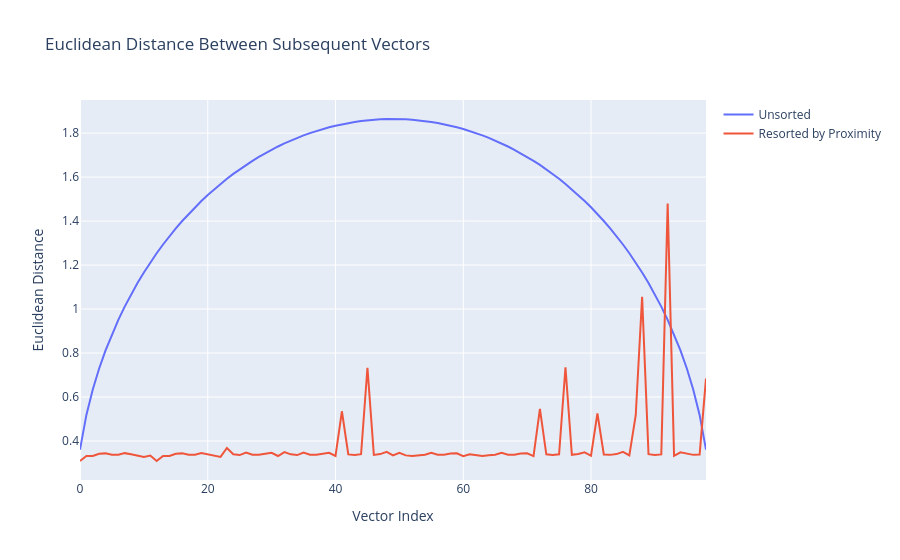
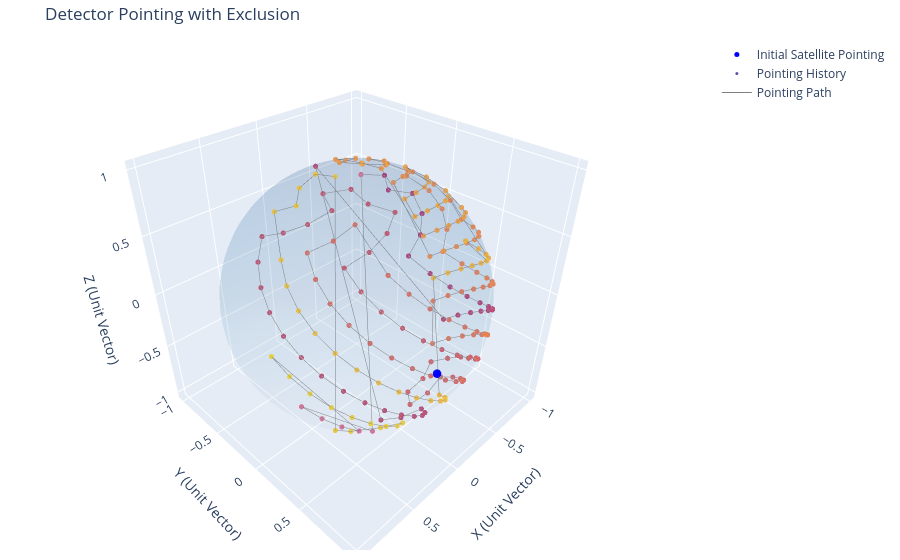
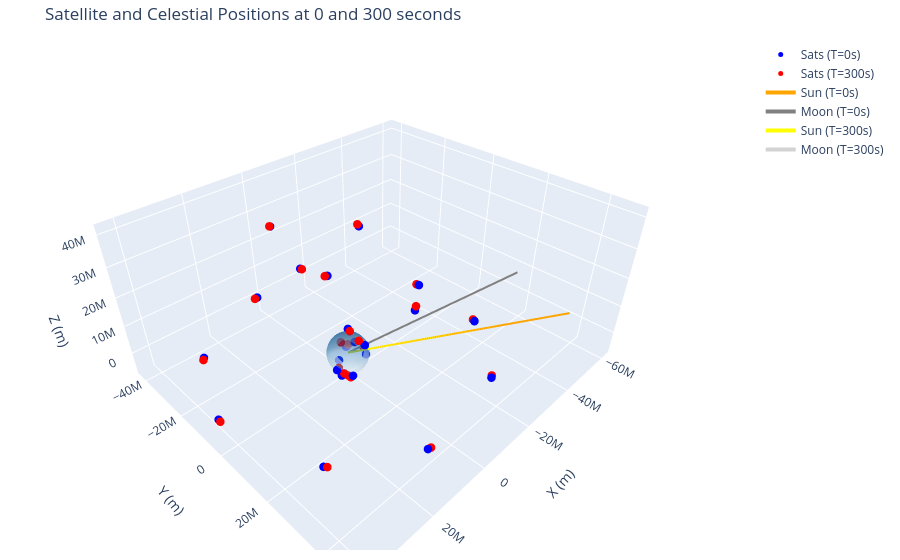
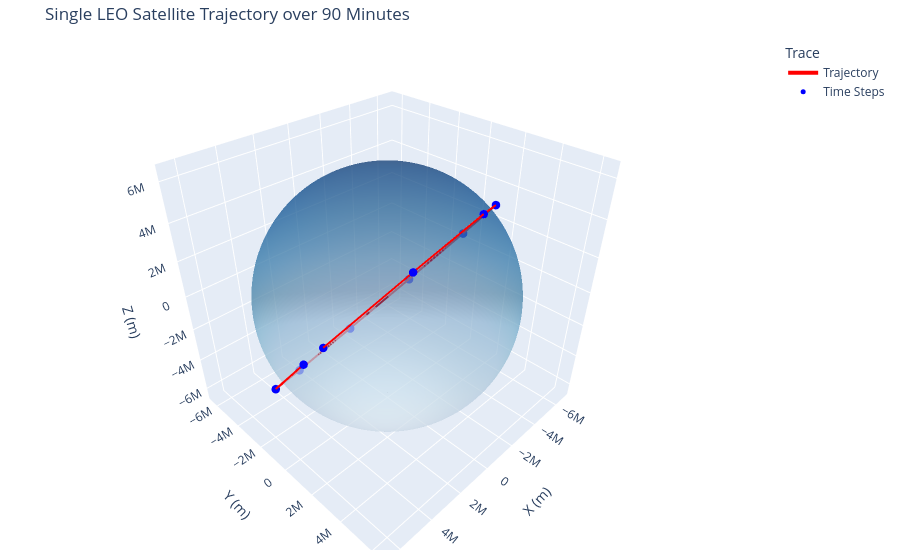

Notebook cell for these charts, in order:
### Code cell
%run all_demos.py

### Figure 1 — Plotly figure (JSON) as saved in the notebook; plotly's stock layout.template omitted (floating-point values rounded to 4 significant figures)
{"data": [{"mode": "lines", "name": "Unsorted", "type": "scatter", "y": [0.3605, 0.5186, 0.6342, 0.7295, 0.8118, 0.8848, 0.9508, 1.011, 1.067, 1.118, 1.166, 1.211, 1.254, 1.294, 1.331, 1.367, 1.4, 1.432, 1.463, 1.491, 1.518, 1.544, 1.569, 1.592, 1.614, 1.635, 1.655, 1.674, 1.692, 1.708, 1.724, 1.739, 1.753, 1.766, 1.778, 1.79, 1.8, 1.81, 1.818, 1.826, 1.834, 1.84, 1.846, 1.851, 1.855, 1.858, 1.861, 1.863, 1.864, 1.864, 1.864, 1.863, 1.861, 1.858, 1.855, 1.851, 1.846, 1.84, 1.834, 1.826, 1.818, 1.81, 1.8, 1.79, 1.778, 1.766, 1.753, 1.739, 1.724, 1.708, 1.692, 1.674, 1.655, 1.635, 1.614, 1.592, 1.569, 1.544, 1.518, 1.491, 1.463, 1.432, 1.4, 1.367, 1.331, 1.294, 1.254, 1.211, 1.166, 1.118, 1.067, 1.011, 0.9508, 0.8848, 0.8118, 0.7295, 0.6342, 0.5186, 0.3605]}, {"mode": "lines", "name": "Resorted by Proximity", "type": "scatter", "y": [0.309, 0.332, 0.3316, 0.342, 0.3437, 0.3373, 0.3375, 0.3448, 0.3399, 0.3327, 0.3278, 0.3336, 0.309, 0.332, 0.3316, 0.342, 0.3437, 0.3373, 0.3375, 0.3448, 0.3399, 0.3327, 0.3278, 0.3684, 0.3394, 0.3359, 0.3474, 0.3379, 0.337, 0.3419, 0.3465, 0.3318, 0.3494, 0.3394, 0.3359, 0.3474, 0.3379, 0.337, 0.3419, 0.3465, 0.3318, 0.5351, 0.3389, 0.3369, 0.3399, 0.7328, 0.3369, 0.3405, 0.351, 0.3342, 0.3461, 0.3346, 0.3316, 0.3351, 0.3378, 0.346, 0.3377, 0.3372, 0.3427, 0.3442, 0.3313, 0.3399, 0.3346, 0.3316, 0.3351, 0.3378, 0.346, 0.3377, 0.3372, 0.3427, 0.3442, 0.3313, 0.5458, 0.3394, 0.3368, 0.3394, 0.7353, 0.3369, 0.3411, 0.3487, 0.3328, 0.5256, 0.3386, 0.3369, 0.3405, 0.351, 0.3342, 0.5171, 1.055, 0.3399, 0.3369, 0.3389, 1.48, 0.3328, 0.3487, 0.3411, 0.3369, 0.3382, 0.6845]}], "layout": {"title": {"text": "Euclidean Distance Between Subsequent Vectors"}, "xaxis": {"title": {"text": "Vector Index"}}, "yaxis": {"title": {"text": "Euclidean Distance"}}}}

### Figure 2 — Plotly figure (JSON) as saved in the notebook; plotly's stock layout.template omitted (floating-point values rounded to 4 significant figures; data arrays with more than 128 entries replaced by an {"elided": "..."} marker saying what was removed)
{"data": [{"colorscale": [[0.0, "rgb(247,251,255)"], [0.125, "rgb(222,235,247)"], [0.25, "rgb(198,219,239)"], [0.375, "rgb(158,202,225)"], [0.5, "rgb(107,174,214)"], [0.625, "rgb(66,146,198)"], [0.75, "rgb(33,113,181)"], [0.875, "rgb(8,81,156)"], [1.0, "rgb(8,48,107)"]], "name": "Unit Sphere", "opacity": 0.1, "showscale": false, "type": "surface", "x": {"elided": "50x50 float values"}, "y": {"elided": "50x50 float values"}, "z": {"elided": "50x50 float values"}}, {"marker": {"color": "blue", "size": 5}, "mode": "markers", "name": "Initial Satellite Pointing", "type": "scatter3d", "x": [0.2488], "y": [0.9685], "z": [-1.816e-08]}, {"marker": {"color": {"elided": "400 int values"}, "colorscale": [[0.0, "#0d0887"], [0.1111, "#46039f"], [0.2222, "#7201a8"], [0.3333, "#9c179e"], [0.4444, "#bd3786"], [0.5556, "#d8576b"], [0.6667, "#ed7953"], [0.7778, "#fb9f3a"], [0.8889, "#fdca26"], [1.0, "#f0f921"]], "opacity": 0.7, "size": 3}, "mode": "markers", "name": "Pointing History", "type": "scatter3d", "x": {"elided": "400 float values"}, "y": {"elided": "400 float values"}, "z": {"elided": "400 float values"}}, {"line": {"color": "grey", "width": 1}, "mode": "lines", "name": "Pointing Path", "type": "scatter3d", "x": {"elided": "400 float values"}, "y": {"elided": "400 float values"}, "z": {"elided": "400 float values"}}], "layout": {"margin": {"b": 10, "l": 10, "r": 20, "t": 40}, "scene": {"aspectmode": "data", "xaxis": {"title": {"text": "X (Unit Vector)"}}, "yaxis": {"title": {"text": "Y (Unit Vector)"}}, "zaxis": {"title": {"text": "Z (Unit Vector)"}}}, "title": {"text": "Detector Pointing with Exclusion"}}}

### Figure 3 — Plotly figure (JSON) as saved in the notebook; plotly's stock layout.template omitted (floating-point values rounded to 4 significant figures; data arrays with more than 128 entries replaced by an {"elided": "..."} marker saying what was removed)
{"data": [{"marker": {"color": "blue", "size": 5}, "mode": "markers", "name": "Sats (T=0s)", "type": "scatter3d", "x": [-3647000.0, 3236000.0, 6425000.0, -38590000.0, -41220000.0, 2357000.0, 41950000.0, 10770000.0, -38580000.0, -22830000.0, 31440000.0, 32670000.0, -21220000.0, 71110.0, -13420000.0, -17150000.0, 9651000.0, 19710000.0, -2118000.0, -2468000.0, 4856000.0, -5930000.0, -5791000.0], "y": [-5001000.0, 5431000.0, 2204000.0, 17010000.0, -8921000.0, -42100000.0, -4263000.0, 40770000.0, 17010000.0, -35450000.0, -28090000.0, 26660000.0, 36440000.0, -4232000.0, 13740000.0, -12660000.0, -18760000.0, 6678000.0, 4964000.0, -2547000.0, 2368000.0, 1395000.0, -3352000.0], "z": [-2815000.0, -3506000.0, -1326000.0, 14840.0, 14840.0, -13310.0, -33670.0, -34310.0, -14850.0, 13310.0, 33670.0, 34300.0, 14840.0, -5541000.0, 15800000.0, 30840000.0, 38840000.0, 41550000.0, 4608000.0, 6145000.0, -4371000.0, -3339000.0, -1246000.0]}, {"marker": {"color": "red", "size": 5}, "mode": "markers", "name": "Sats (T=300s)", "type": "scatter3d", "x": [-2601000.0, 2892000.0, 5250000.0, -38950000.0, -41010000.0, 3278000.0, 42040000.0, 9878000.0, -38940000.0, -22050000.0, 32050000.0, 32080000.0, -22010000.0, 2153000.0, -13950000.0, -16900000.0, 10020000.0, 19570000.0, -1086000.0, -1506000.0, 4231000.0, -6643000.0, -4295000.0], "y": [-6174000.0, 4075000.0, 3918000.0, 16160000.0, -9821000.0, -42040000.0, -3344000.0, 40990000.0, 16160000.0, -35940000.0, -27400000.0, 27370000.0, 35970000.0, -2058000.0, 13600000.0, -13010000.0, -18530000.0, 7092000.0, 3576000.0, -669100.0, 4321000.0, -286800.0, -4812000.0], "z": [-1155000.0, -5228000.0, -2231000.0, 14100.0, 14100.0, -14060.0, -33990.0, -34010.0, -14110.0, 14060.0, 33990.0, 34000.0, 14100.0, -5936000.0, 16890000.0, 31440000.0, 39120000.0, 41560000.0, 6031000.0, 6900000.0, -3417000.0, -2003000.0, -2168000.0]}, {"line": {"color": "orange", "width": 4}, "mode": "lines", "name": "Sun (T=0s)", "type": "scatter3d", "x": [0, -36380000.0], "y": [0, 48070000.0], "z": [0, 20840000.0]}, {"line": {"color": "gray", "width": 4}, "mode": "lines", "name": "Moon (T=0s)", "type": "scatter3d", "x": [0, -61110000.0], "y": [0, 16550000.0], "z": [0, 7756000.0]}, {"line": {"color": "yellow", "width": 4}, "mode": "lines", "name": "Sun (T=300s)", "type": "scatter3d", "x": [0, -36380000.0], "y": [0, 48060000.0], "z": [0, 20840000.0]}, {"line": {"color": "lightgray", "width": 4}, "mode": "lines", "name": "Moon (T=300s)", "type": "scatter3d", "x": [0, -61120000.0], "y": [0, 16510000.0], "z": [0, 7733000.0]}, {"colorscale": [[0.0, "rgb(247,251,255)"], [0.125, "rgb(222,235,247)"], [0.25, "rgb(198,219,239)"], [0.375, "rgb(158,202,225)"], [0.5, "rgb(107,174,214)"], [0.625, "rgb(66,146,198)"], [0.75, "rgb(33,113,181)"], [0.875, "rgb(8,81,156)"], [1.0, "rgb(8,48,107)"]], "name": "Earth", "opacity": 0.5, "showscale": false, "type": "surface", "x": {"elided": "100x100 float values"}, "y": {"elided": "100x100 float values"}, "z": {"elided": "100x100 float values"}}], "layout": {"margin": {"b": 10, "l": 10, "r": 20, "t": 40}, "scene": {"aspectmode": "data", "xaxis": {"title": {"text": "X (m)"}}, "yaxis": {"title": {"text": "Y (m)"}}, "zaxis": {"title": {"text": "Z (m)"}}}, "title": {"text": "Satellite and Celestial Positions at 0 and 300 seconds"}}}

### Figure 4 — Plotly figure (JSON) as saved in the notebook; plotly's stock layout.template omitted (floating-point values rounded to 4 significant figures; data arrays with more than 128 entries replaced by an {"elided": "..."} marker saying what was removed)
{"data": [{"line": {"color": "red", "width": 4}, "mode": "lines", "name": "Trajectory", "type": "scatter3d", "x": [6009000.0, 2784000.0, -1669000.0, -5386000.0, -6728000.0, -5108000.0, -1243000.0, 3168000.0, 6187000.0, 6488000.0], "y": [2560000.0, 4173000.0, 3945000.0, 1975000.0, -865600.0, -3326000.0, -4324000.0, -3425000.0, -1022000.0, 1830000.0], "z": [1865000.0, 4575000.0, 5267000.0, 3634000.0, 398400.0, -3013000.0, -5101000.0, -4950000.0, -2625000.0, 852200.0]}, {"hoverinfo": "text", "marker": {"color": "blue", "size": 5}, "mode": "markers", "name": "Time Steps", "text": ["T=0 min", "T=10 min", "T=20 min", "T=30 min", "T=40 min", "T=50 min", "T=60 min", "T=70 min", "T=80 min", "T=90 min"], "type": "scatter3d", "x": [6009000.0, 2784000.0, -1669000.0, -5386000.0, -6728000.0, -5108000.0, -1243000.0, 3168000.0, 6187000.0, 6488000.0], "y": [2560000.0, 4173000.0, 3945000.0, 1975000.0, -865600.0, -3326000.0, -4324000.0, -3425000.0, -1022000.0, 1830000.0], "z": [1865000.0, 4575000.0, 5267000.0, 3634000.0, 398400.0, -3013000.0, -5101000.0, -4950000.0, -2625000.0, 852200.0]}, {"colorscale": [[0.0, "rgb(247,251,255)"], [0.125, "rgb(222,235,247)"], [0.25, "rgb(198,219,239)"], [0.375, "rgb(158,202,225)"], [0.5, "rgb(107,174,214)"], [0.625, "rgb(66,146,198)"], [0.75, "rgb(33,113,181)"], [0.875, "rgb(8,81,156)"], [1.0, "rgb(8,48,107)"]], "name": "Earth", "opacity": 0.5, "showscale": false, "type": "surface", "x": {"elided": "100x100 float values"}, "y": {"elided": "100x100 float values"}, "z": {"elided": "100x100 float values"}}], "layout": {"legend": {"title": {"text": "Trace"}}, "margin": {"b": 10, "l": 10, "r": 20, "t": 40}, "scene": {"aspectmode": "data", "xaxis": {"title": {"text": "X (m)"}}, "yaxis": {"title": {"text": "Y (m)"}}, "zaxis": {"title": {"text": "Z (m)"}}}, "title": {"text": "Single LEO Satellite Trajectory over 90 Minutes"}}}
